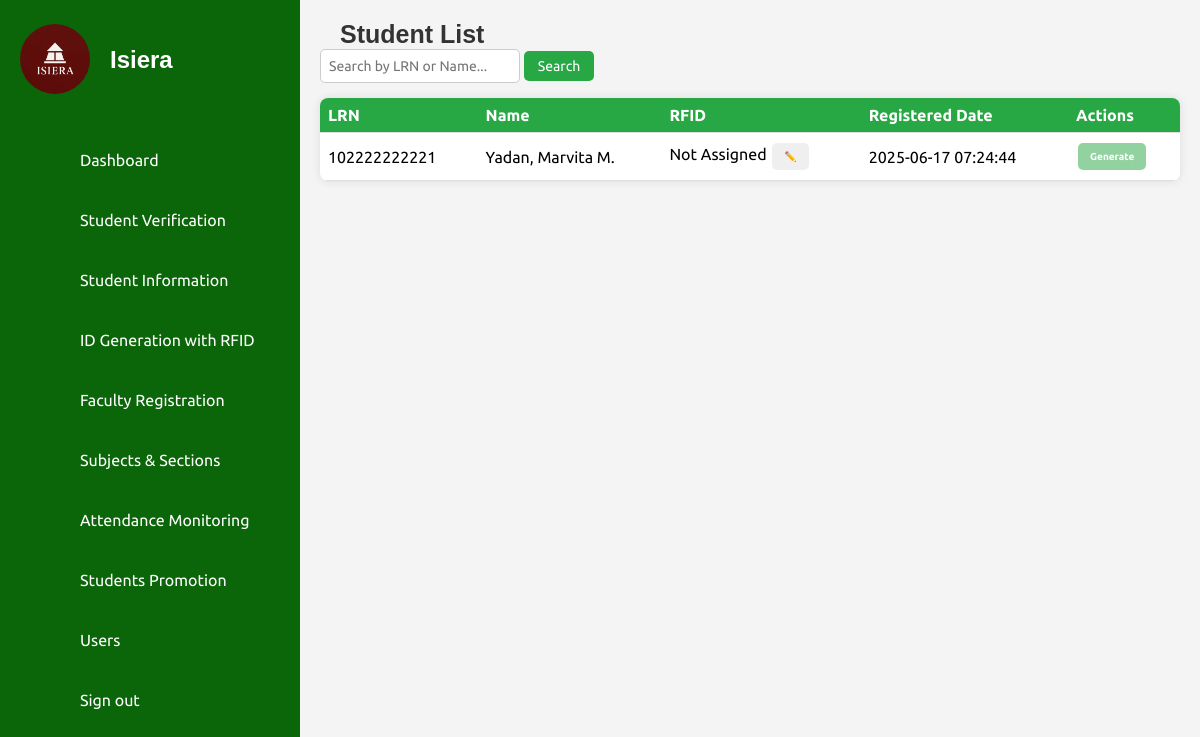
Before: /isiera/id_generate.php (signed in) with the older database file.
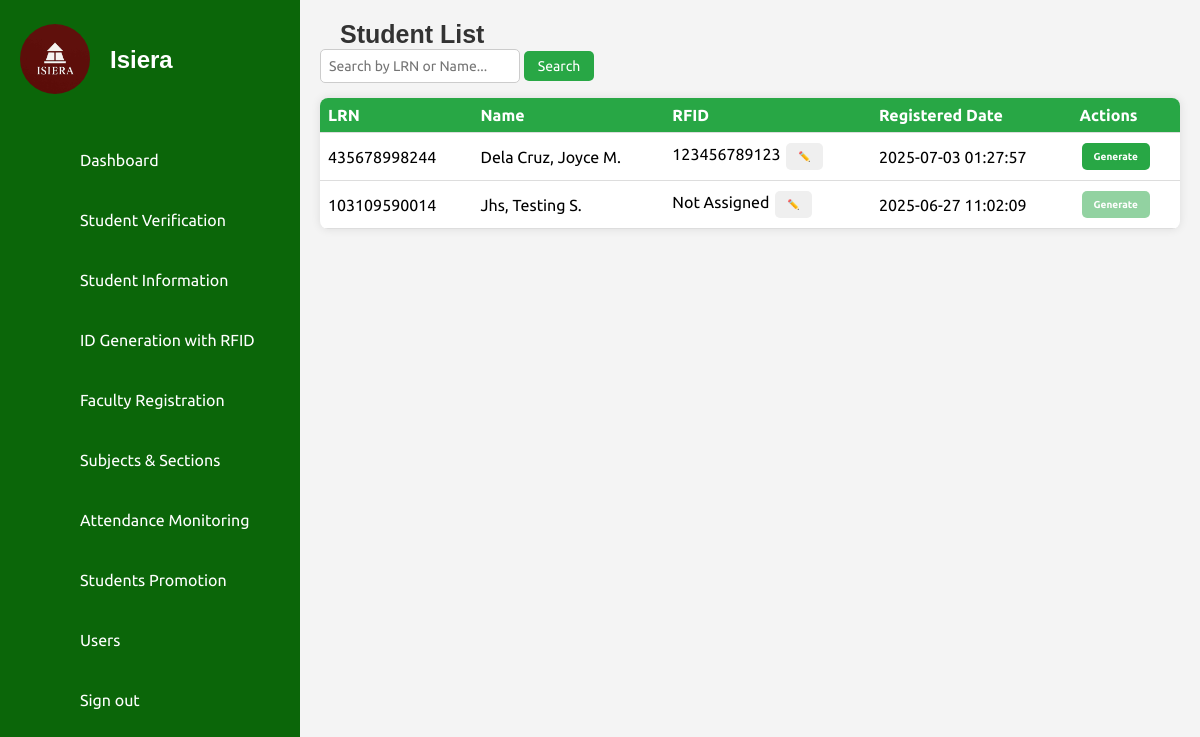
After: the same page with the newer database file.
### tables this page shows
CREATE TABLE `students` (
  `id` int(11) NOT NULL,
  `first_name` varchar(50) NOT NULL,
  `middle_name` varchar(50) DEFAULT NULL,
  `last_name` varchar(50) NOT NULL,
  `lrn` varchar(12) NOT NULL,
  `date_of_birth` date NOT NULL,
  `gender` enum('Male','Female') NOT NULL,
  `citizenship` varchar(50) NOT NULL,
  `address` text NOT NULL,
  `contact_number` varchar(15) NOT NULL,
  `email` varchar(100) NOT NULL,
  `guardian_name` varchar(100) NOT NULL,
  `guardian_contact` varchar(15) NOT NULL,
  `guardian_address` varchar(250) NOT NULL,
  `guardian_relationship` varchar(50) NOT NULL,
  `elementary_school` varchar(100) NOT NULL,
  `year_graduated` year(4) NOT NULL,
  `birth_certificate` varchar(255) NOT NULL,
  `id_photo` varchar(255) NOT NULL,
  `good_moral` varchar(255) DEFAULT NULL,
  `student_signature` varchar(255) NOT NULL,
  `section` varchar(50) DEFAULT NULL,
  `school_year` varchar(9) NOT NULL,
  `grade_level` varchar(20) DEFAULT NULL,
  `student_type` enum('Regular Student','STI Student') DEFAULT NULL,
  `verified_at` timestamp NOT NULL DEFAULT current_timestamp(),
  `created_at` timestamp NOT NULL DEFAULT current_timestamp(),
  `rfid` varchar(50) DEFAULT NULL,
  `mobile_verified` tinyint(1) DEFAULT 0
);

### isiera/id_generate.php (the view, shortened to what this page needs)
<?php
include 'db_connection.php';
$sql = "SELECT lrn, first_name, middle_name, last_name, email, rfid, created_at, student_type, section, grade_level
        FROM students
        WHERE 1=1";
$sql .= " ORDER BY LOWER(last_name), LOWER(first_name), LOWER(middle_name)";
$result = mysqli_query($conn, $sql);
$students = [];
while ($row = mysqli_fetch_assoc($result)) {
    $students[] = $row;
}
function capitalizeNamePart($name) {
    return mb_convert_case($name, MB_CASE_TITLE, "UTF-8");
}
?>
<!DOCTYPE html>
<html lang="en">
<head>
    <link rel="stylesheet" href="assets/css/style.css" />
    <link rel="stylesheet" href="assets/css/id_template.css" />
    <link rel="stylesheet" href="assets/css/rfid.css" />
</head>
<body>
<?php include('sidebar.php'); ?>
<div class="main-content">
    <h2>Student List</h2>
    <div class="search-container">
        <form id="searchForm" onsubmit="return handleSearch(event)">
            <input type="text" id="searchInput" placeholder="Search by LRN or Name...">
            <button type="submit">Search</button>
        </form>
    </div>
    <table class="student-table">
        <thead>
            <tr>
                <th>LRN</th>
                <th>Name</th>
                <th>RFID</th>
                <th>Registered Date</th>
                <th>Actions</th>
            </tr>
        </thead>
        <tbody id="studentTableBody">
            <?php if (count($students) > 0): ?>
                <?php foreach ($students as $row): ?>
                    <?php
                        $lastName = capitalizeNamePart($row['last_name']);
                        $firstName = capitalizeNamePart($row['first_name']);
                        $middleInitial = $row['middle_name'] ? strtoupper(mb_substr($row['middle_name'], 0, 1)) . '.' : '';
                        $full_name = "$lastName, $firstName" . ($middleInitial ? " $middleInitial" : '');
                    ?>
                    <tr class="student-row">
                        <td><?= htmlspecialchars($row['lrn']) ?></td>
                        <td><?= htmlspecialchars($full_name) ?></td>
                        <td>
                            <span class="rfid-value" data-lrn="<?= htmlspecialchars($row['lrn']) ?>">
                                <?= htmlspecialchars($row['rfid'] ?? 'Not Assigned') ?>
                            </span>
                            <button class="edit-rfid-btn" data-lrn="<?= htmlspecialchars($row['lrn']) ?>">✏️</button>
                        </td>
                        <td><?= htmlspecialchars($row['created_at']) ?></td>
                        <td>
                            <?php if (!empty($row['rfid'])): ?>
                                <button class="generate-btn" data-lrn="<?= htmlspecialchars($row['lrn']) ?>">Generate</button>
                            <?php else: ?>
                                <button class="generate-btn disabled" disabled title="ID Print">Generate</button>
                            <?php endif; ?>
                        </td>
                    </tr>
                <?php endforeach; ?>
            <?php else: ?>
                <tr id="noDataRow" class="no-results-row"><td colspan="5">No data available.</td></tr>
            <?php endif; ?>
        </tbody>
    </table>
</div>
</body>
</html>

Changed rows visible on the page:
removed students: lrn "102222222221", full_name "Yadan, Marvita M.", rfid "Not Assigned", created_at "2025-06-17 07:24:44", shows "Generate"
added students: lrn "435678998244", full_name "Dela Cruz, Joyce M.", rfid "123456789123", created_at "2025-07-03 01:27:57"
added students: lrn "103109590014", full_name "Jhs, Testing S.", rfid "Not Assigned", created_at "2025-06-27 11:02:09", shows "Generate"
